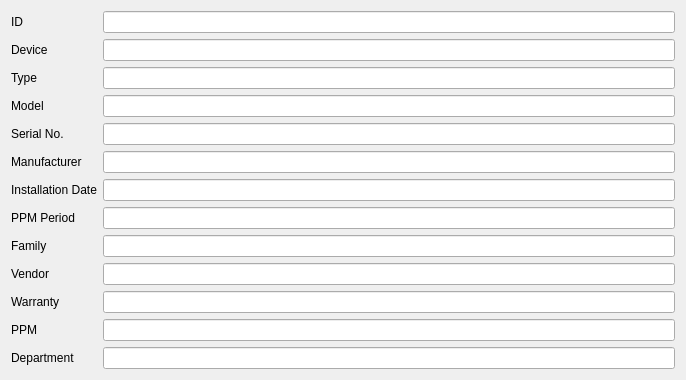
       <widget class="QWidget" name="scrollAreaWidgetContents">
        <property name="geometry">
         <rect>
          <x>0</x>
          <y>0</y>
          <width>686</width>
          <height>352</height>
         </rect>
        </property>
        <layout class="QFormLayout" name="formLayout">
         <item row="0" column="0">
          <widget class="QLabel" name="label_11">
           <property name="text">
            <string>ID</string>
           </property>
           <property name="buddy">
            <cstring>lineEdit</cstring>
           </property>
          </widget>
         </item>
         <item row="0" column="1">
          <widget class="QLineEdit" name="lineEdit"/>
         </item>
         <item row="1" column="0">
          <widget class="QLabel" name="label_12">
           <property name="text">
            <string>Device</string>
           </property>
           <property name="buddy">
            <cstring>lineEdit</cstring>
           </property>
          </widget>
         </item>
         <item row="1" column="1">
          <widget class="QLineEdit" name="lineEdit_2"/>
         </item>
         <item row="2" column="0">
          <widget class="QLabel" name="label_13">
           <property name="text">
            <string>Type</string>
           </property>
           <property name="buddy">
            <cstring>lineEdit</cstring>
           </property>
          </widget>
         </item>
         <item row="2" column="1">
          <widget class="QLineEdit" name="lineEdit_3"/>
         </item>
         <item row="3" column="0">
          <widget class="QLabel" name="label_14">
           <property name="text">
            <string>Model</string>
           </property>
           <property name="buddy">
            <cstring>lineEdit</cstring>
           </property>
          </widget>
         </item>
         <item row="3" column="1">
          <widget class="QLineEdit" name="lineEdit_4"/>
         </item>
         <item row="4" column="0">
          <widget class="QLabel" name="label_15">
           <property name="text">
            <string>Serial No.</string>
           </property>
           <property name="buddy">
            <cstring>lineEdit</cstring>
           </property>
          </widget>
         </item>
         <item row="4" column="1">
          <widget class="QLineEdit" name="lineEdit_5"/>
         </item>
         <item row="5" column="0">
          <widget class="QLabel" name="label_16">
           <property name="text">
            <string>Manufacturer</string>
           </property>
           <property name="buddy">
            <cstring>lineEdit</cstring>
           </property>
          </widget>
         </item>
         <item row="5" column="1">
          <widget class="QLineEdit" name="lineEdit_6"/>
         </item>
         <item row="6" column="0">
          <widget class="QLabel" name="label_17">
           <property name="text">
            <string>Installation Date</string>
           </property>
           <property name="buddy">
            <cstring>lineEdit</cstring>
           </property>
          </widget>
         </item>
         <item row="6" column="1">
          <widget class="QLineEdit" name="lineEdit_7"/>
         </item>
         <item row="7" column="0">
          <widget class="QLabel" name="label_18">
           <property name="text">
            <string>PPM Period</string>
           </property>
           <property name="buddy">
            <cstring>lineEdit</cstring>
           </property>
          </widget>
         </item>
         <item row="7" column="1">
          <widget class="QLineEdit" name="lineEdit_8"/>
         </item>
         <item row="8" column="0">
          <widget class="QLabel" name="label_19">
           <property name="text">
            <string>Family</string>
           </property>
           <property name="buddy">
            <cstring>lineEdit</cstring>
           </property>
          </widget>
         </item>
         <item row="8" column="1">
          <widget class="QLineEdit" name="lineEdit_9"/>
         </item>
         <item row="9" column="0">
          <widget class="QLabel" name="label_20">
           <property name="text">
            <string>Vendor</string>
           </property>
           <property name="buddy">
            <cstring>lineEdit</cstring>
           </property>
          </widget>
         </item>
         <item row="9" column="1">
          <widget class="QLineEdit" name="lineEdit_10"/>
         </item>
         <item row="10" column="0">
          <widget class="QLabel" name="label_21">
           <property name="text">
            <string>Warranty</string>
           </property>
           <property name="buddy">
            <cstring>lineEdit</cstring>
           </property>
          </widget>
         </item>
         <item row="10" column="1">
          <widget class="QLineEdit" name="lineEdit_11"/>
         </item>
         <item row="11" column="0">
          <widget class="QLabel" name="label_22">
           <property name="text">
            <string>PPM</string>
           </property>
           <property name="buddy">
            <cstring>lineEdit</cstring>
           </property>
          </widget>
         </item>
         <item row="11" column="1">
          <widget class="QLineEdit" name="lineEdit_12"/>
         </item>
         <item row="12" column="0">
          <widget class="QLabel" name="label_23">
           <property name="text">
            <string>Department</string>
           </property>
           <property name="buddy">
            <cstring>lineEdit</cstring>
           </property>
          </widget>
         </item>
         <item row="12" column="1">
          <widget class="QLineEdit" name="lineEdit_13"/>
         </item>
        </layout>
       </widget>
